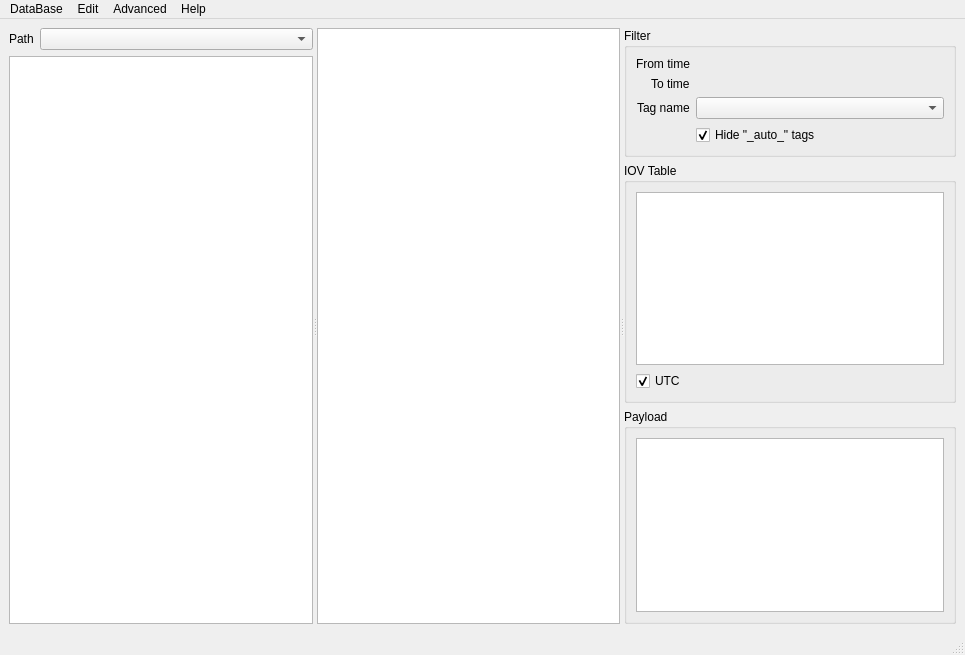
<ui version="4.0" >
 <author>Marco Clemencic</author>
 <class>MainWindow</class>
 <widget class="QMainWindow" name="MainWindow" >
  <property name="geometry" >
   <rect>
    <x>0</x>
    <y>0</y>
    <width>965</width>
    <height>655</height>
   </rect>
  </property>
  <property name="windowTitle" >
   <string comment="Browser for LHCb Conditions Database" >CondDBBrowser</string>
  </property>
  <property name="windowIcon" >
   <iconset resource="../../../qt_resources/Resources.qrc" >
    <normaloff>:/icons/icon.png</normaloff>:/icons/icon.png</iconset>
  </property>
  <widget class="QWidget" name="mainPanel" >
   <layout class="QVBoxLayout" name="mainPanelLayout" >
    <property name="margin" >
     <number>9</number>
    </property>
    <item>
     <widget class="QSplitter" name="mainWidget" >
      <property name="orientation" >
       <enum>Qt::Horizontal</enum>
      </property>
      <widget class="QWidget" native="1" name="browsePanel" >
       <layout class="QVBoxLayout" name="browsePanelLayout" >
        <property name="margin" >
         <number>0</number>
        </property>
        <item>
         <widget class="QWidget" native="1" name="pathPanel" >
          <layout class="QHBoxLayout" name="horizontalLayout" >
           <property name="margin" >
            <number>0</number>
           </property>
           <item>
            <widget class="QLabel" name="pathLabel" >
             <property name="sizePolicy" >
              <sizepolicy vsizetype="Preferred" hsizetype="Minimum" >
               <horstretch>0</horstretch>
               <verstretch>0</verstretch>
              </sizepolicy>
             </property>
             <property name="text" >
              <string>Path</string>
             </property>
            </widget>
           </item>
           <item>
            <widget class="QComboBox" name="pathComboBox" >
             <property name="sizePolicy" >
              <sizepolicy vsizetype="Fixed" hsizetype="Expanding" >
               <horstretch>0</horstretch>
               <verstretch>0</verstretch>
              </sizepolicy>
             </property>
             <property name="editable" >
              <bool>false</bool>
             </property>
             <property name="insertPolicy" >
              <enum>QComboBox::NoInsert</enum>
             </property>
            </widget>
           </item>
          </layout>
         </widget>
        </item>
        <item>
         <widget class="QTreeView" name="hierarchyTreeView" >
          <property name="editTriggers" >
           <set>QAbstractItemView::NoEditTriggers</set>
          </property>
          <property name="showDropIndicator" stdset="0" >
           <bool>false</bool>
          </property>
          <property name="headerHidden" >
           <bool>true</bool>
          </property>
         </widget>
        </item>
       </layout>
      </widget>
      <widget class="QTextEdit" name="dataView" >
       <property name="acceptDrops" >
        <bool>false</bool>
       </property>
       <property name="undoRedoEnabled" >
        <bool>false</bool>
       </property>
       <property name="acceptRichText" >
        <bool>false</bool>
       </property>
       <property name="textInteractionFlags" >
        <set>Qt::TextSelectableByKeyboard|Qt::TextSelectableByMouse</set>
       </property>
      </widget>
      <widget class="QWidget" native="1" name="filterPanel" >
       <layout class="QVBoxLayout" name="filterPanelLayout" >
        <property name="margin" >
         <number>0</number>
        </property>
        <item>
         <widget class="QGroupBox" name="iovTagFilterGroupBox" >
          <property name="sizePolicy" >
           <sizepolicy vsizetype="Minimum" hsizetype="Preferred" >
            <horstretch>0</horstretch>
            <verstretch>0</verstretch>
           </sizepolicy>
          </property>
          <property name="title" >
           <string>Filter</string>
          </property>
          <layout class="QFormLayout" name="iovTagFilterLayout" >
           <property name="fieldGrowthPolicy" >
            <enum>QFormLayout::ExpandingFieldsGrow</enum>
           </property>
           <property name="labelAlignment" >
            <set>Qt::AlignBottom|Qt::AlignRight|Qt::AlignTrailing</set>
           </property>
           <property name="formAlignment" >
            <set>Qt::AlignLeading|Qt::AlignLeft|Qt::AlignTop</set>
           </property>
           <item row="0" column="0" >
            <widget class="QLabel" name="sinceLabel" >
             <property name="text" >
              <string>From time</string>
             </property>
            </widget>
           </item>
           <item row="1" column="0" >
            <widget class="QLabel" name="untilLabel" >
             <property name="text" >
              <string>To time</string>
             </property>
            </widget>
           </item>
           <item row="2" column="0" >
            <widget class="QLabel" name="tagLabel" >
             <property name="text" >
              <string>Tag name</string>
             </property>
            </widget>
           </item>
           <item row="2" column="1" >
            <widget class="QComboBox" name="tagComboBox" >
             <property name="sizePolicy" >
              <sizepolicy vsizetype="Fixed" hsizetype="Expanding" >
               <horstretch>0</horstretch>
               <verstretch>0</verstretch>
              </sizepolicy>
             </property>
            </widget>
           </item>
           <item row="3" column="1" >
            <widget class="QCheckBox" name="hideAutoCheckBox" >
             <property name="toolTip" >
              <string>If checked, the special tags starting with "_auto_" are not displayed.</string>
             </property>
             <property name="text" >
              <string>Hide "_auto_" tags</string>
             </property>
             <property name="checked" >
              <bool>true</bool>
             </property>
            </widget>
           </item>
           <item row="0" column="1" >
            <widget class="TimePointEdit" native="1" name="sinceFilterWidget" >
             <property name="sizePolicy" >
              <sizepolicy vsizetype="Minimum" hsizetype="MinimumExpanding" >
               <horstretch>0</horstretch>
               <verstretch>0</verstretch>
              </sizepolicy>
             </property>
            </widget>
           </item>
           <item row="1" column="1" >
            <widget class="TimePointEdit" native="1" name="untilFilterWidget" >
             <property name="sizePolicy" >
              <sizepolicy vsizetype="Minimum" hsizetype="MinimumExpanding" >
               <horstretch>0</horstretch>
               <verstretch>0</verstretch>
              </sizepolicy>
             </property>
            </widget>
           </item>
          </layout>
         </widget>
        </item>
        <item>
         <widget class="QGroupBox" name="iovTableGroupBox" >
          <property name="sizePolicy" >
           <sizepolicy vsizetype="Expanding" hsizetype="Expanding" >
            <horstretch>0</horstretch>
            <verstretch>0</verstretch>
           </sizepolicy>
          </property>
          <property name="title" >
           <string>IOV Table</string>
          </property>
          <layout class="QVBoxLayout" name="verticalLayout" >
           <item>
            <widget class="QTableView" name="iovView" >
             <property name="enabled" >
              <bool>true</bool>
             </property>
             <property name="editTriggers" >
              <set>QAbstractItemView::NoEditTriggers</set>
             </property>
             <property name="selectionMode" >
              <enum>QAbstractItemView::SingleSelection</enum>
             </property>
             <property name="selectionBehavior" >
              <enum>QAbstractItemView::SelectRows</enum>
             </property>
            </widget>
           </item>
           <item>
            <widget class="QCheckBox" name="iovUTCCheckBox" >
             <property name="toolTip" >
              <string>Show the IoVs as UTC</string>
             </property>
             <property name="text" >
              <string>UTC</string>
             </property>
             <property name="checked" >
              <bool>true</bool>
             </property>
            </widget>
           </item>
          </layout>
         </widget>
        </item>
        <item>
         <widget class="QGroupBox" name="payloadGroupBox" >
          <property name="sizePolicy" >
           <sizepolicy vsizetype="Expanding" hsizetype="Expanding" >
            <horstretch>0</horstretch>
            <verstretch>0</verstretch>
           </sizepolicy>
          </property>
          <property name="title" >
           <string>Payload</string>
          </property>
          <layout class="QVBoxLayout" name="verticalLayout_2" >
           <item>
            <widget class="QListView" name="fieldsView" />
           </item>
          </layout>
         </widget>
        </item>
       </layout>
      </widget>
     </widget>
    </item>
   </layout>
  </widget>
  <widget class="QMenuBar" name="menubar" >
   <property name="geometry" >
    <rect>
     <x>0</x>
     <y>0</y>
     <width>965</width>
     <height>29</height>
    </rect>
   </property>
   <widget class="QMenu" name="menuDataBase" >
    <property name="title" >
     <string>DataBase</string>
    </property>
    <widget class="QMenu" name="menuRecent" >
     <property name="title" >
      <string>Recent</string>
     </property>
    </widget>
    <widget class="QMenu" name="menuStandard" >
     <property name="title" >
      <string>Standard</string>
     </property>
    </widget>
    <addaction name="actionNew" />
    <addaction name="actionOpen" />
    <addaction name="menuRecent" />
    <addaction name="menuStandard" />
    <addaction name="separator" />
    <addaction name="actionRead_Only" />
    <addaction name="separator" />
    <addaction name="actionSlice" />
    <addaction name="actionDump_to_files" />
    <addaction name="actionClose" />
    <addaction name="separator" />
    <addaction name="actionQuit" />
   </widget>
   <widget class="QMenu" name="menuEdit" >
    <property name="title" >
     <string>Edit</string>
    </property>
    <addaction name="actionAdd_Condition" />
    <addaction name="actionNew_Tag" />
   </widget>
   <widget class="QMenu" name="menuAdvanced" >
    <property name="enabled" >
     <bool>true</bool>
    </property>
    <property name="title" >
     <string>Advanced</string>
    </property>
    <addaction name="actionNew_Node" />
    <addaction name="actionDelete_Node" />
    <addaction name="actionDelete_Tag" />
   </widget>
   <widget class="QMenu" name="menuHelp" >
    <property name="title" >
     <string>Help</string>
    </property>
    <addaction name="actionAbout" />
    <addaction name="actionAbout_Qt" />
   </widget>
   <addaction name="menuDataBase" />
   <addaction name="menuEdit" />
   <addaction name="menuAdvanced" />
   <addaction name="menuHelp" />
  </widget>
  <widget class="QStatusBar" name="statusbar" />
  <action name="actionNew" >
   <property name="text" >
    <string>New</string>
   </property>
  </action>
  <action name="actionOpen" >
   <property name="text" >
    <string>Open</string>
   </property>
  </action>
  <action name="actionSlice" >
   <property name="text" >
    <string>Slice</string>
   </property>
  </action>
  <action name="actionClose" >
   <property name="text" >
    <string>Close</string>
   </property>
  </action>
  <action name="actionAdd_Condition" >
   <property name="text" >
    <string>Add Condition</string>
   </property>
  </action>
  <action name="actionNew_Tag" >
   <property name="text" >
    <string>New Tag</string>
   </property>
  </action>
  <action name="actionNew_Node" >
   <property name="text" >
    <string>New Node</string>
   </property>
  </action>
  <action name="actionDelete_Node" >
   <property name="text" >
    <string>Delete Node</string>
   </property>
  </action>
  <action name="actionDelete_Tag" >
   <property name="text" >
    <string>Delete Tag</string>
   </property>
  </action>
  <action name="actionAbout" >
   <property name="text" >
    <string>About</string>
   </property>
  </action>
  <action name="actionQuit" >
   <property name="text" >
    <string>Quit</string>
   </property>
  </action>
  <action name="actionAbout_Qt" >
   <property name="text" >
    <string>About Qt</string>
   </property>
  </action>
  <action name="actionDump_to_files" >
   <property name="text" >
    <string>Dump to files</string>
   </property>
  </action>
  <action name="actionRead_Only" >
   <property name="checkable" >
    <bool>true</bool>
   </property>
   <property name="checked" >
    <bool>true</bool>
   </property>
   <property name="enabled" >
    <bool>false</bool>
   </property>
   <property name="text" >
    <string>Read Only</string>
   </property>
   <property name="statusTip" >
    <string>Change the opening mode of the database (re-opens it)</string>
   </property>
  </action>
 </widget>
 <customwidgets>
  <customwidget>
   <class>TimePointEdit</class>
   <extends>QWidget</extends>
   <header>CondDBUI/Browser/Widgets.h</header>
   <container>1</container>
   <slots>
    <slot>setMinimumDateTime(QDateTime)</slot>
    <slot>setMaximumDateTime(QDateTime)</slot>
    <slot>resetMinimumDateTime()</slot>
    <slot>resetMaximumDateTime()</slot>
    <signal>dateTimeChanged(QDateTime)</signal>
    <signal>dateChanged(QDate)</signal>
    <signal>timeChanged(QTime)</signal>
    <signal>maxChanged(bool)</signal>
    <signal>maxChecked()</signal>
    <signal>maxUnchecked()</signal>
    <signal>validityKeyChanged(cool::ValidityKey)</signal>
   </slots>
  </customwidget>
 </customwidgets>
 <resources>
  <include location="../../../qt_resources/Resources.qrc" />
 </resources>
 <connections>
  <connection>
   <sender>actionQuit</sender>
   <signal>triggered()</signal>
   <receiver>MainWindow</receiver>
   <slot>close()</slot>
   <hints>
    <hint type="sourcelabel" >
     <x>-1</x>
     <y>-1</y>
    </hint>
    <hint type="destinationlabel" >
     <x>451</x>
     <y>336</y>
    </hint>
   </hints>
  </connection>
  <connection>
   <sender>actionAbout_Qt</sender>
   <signal>triggered()</signal>
   <receiver>MainWindow</receiver>
   <slot>aboutQt()</slot>
   <hints>
    <hint type="sourcelabel" >
     <x>-1</x>
     <y>-1</y>
    </hint>
    <hint type="destinationlabel" >
     <x>451</x>
     <y>336</y>
    </hint>
   </hints>
  </connection>
  <connection>
   <sender>actionClose</sender>
   <signal>triggered()</signal>
   <receiver>MainWindow</receiver>
   <slot>closeDatabase()</slot>
   <hints>
    <hint type="sourcelabel" >
     <x>-1</x>
     <y>-1</y>
    </hint>
    <hint type="destinationlabel" >
     <x>451</x>
     <y>336</y>
    </hint>
   </hints>
  </connection>
  <connection>
   <sender>actionAbout</sender>
   <signal>triggered()</signal>
   <receiver>MainWindow</receiver>
   <slot>aboutDialog()</slot>
   <hints>
    <hint type="sourcelabel" >
     <x>-1</x>
     <y>-1</y>
    </hint>
    <hint type="destinationlabel" >
     <x>482</x>
     <y>327</y>
    </hint>
   </hints>
  </connection>
  <connection>
   <sender>pathComboBox</sender>
   <signal>currentIndexChanged(QString)</signal>
   <receiver>MainWindow</receiver>
   <slot>selectedPath(QString)</slot>
   <hints>
    <hint type="sourcelabel" >
     <x>187</x>
     <y>48</y>
    </hint>
    <hint type="destinationlabel" >
     <x>482</x>
     <y>327</y>
    </hint>
   </hints>
  </connection>
  <connection>
   <sender>actionRead_Only</sender>
   <signal>triggered(bool)</signal>
   <receiver>MainWindow</receiver>
   <slot>reopenDatabase(bool)</slot>
   <hints>
    <hint type="sourcelabel" >
     <x>-1</x>
     <y>-1</y>
    </hint>
    <hint type="destinationlabel" >
     <x>482</x>
     <y>327</y>
    </hint>
   </hints>
  </connection>
  <connection>
   <sender>sinceFilterWidget</sender>
   <signal>dateTimeChanged(QDateTime)</signal>
   <receiver>untilFilterWidget</receiver>
   <slot>setMinimumDateTime(QDateTime)</slot>
   <hints>
    <hint type="sourcelabel" >
     <x>851</x>
     <y>72</y>
    </hint>
    <hint type="destinationlabel" >
     <x>851</x>
     <y>95</y>
    </hint>
   </hints>
  </connection>
  <connection>
   <sender>untilFilterWidget</sender>
   <signal>maxChecked()</signal>
   <receiver>sinceFilterWidget</receiver>
   <slot>resetMaximumDateTime()</slot>
   <hints>
    <hint type="sourcelabel" >
     <x>851</x>
     <y>95</y>
    </hint>
    <hint type="destinationlabel" >
     <x>851</x>
     <y>72</y>
    </hint>
   </hints>
  </connection>
  <connection>
   <sender>untilFilterWidget</sender>
   <signal>dateTimeChanged(QDateTime)</signal>
   <receiver>sinceFilterWidget</receiver>
   <slot>setMaximumDateTime(QDateTime)</slot>
   <hints>
    <hint type="sourcelabel" >
     <x>851</x>
     <y>95</y>
    </hint>
    <hint type="destinationlabel" >
     <x>851</x>
     <y>72</y>
    </hint>
   </hints>
  </connection>
 </connections>
 <slots>
  <slot>aboutQt()</slot>
  <slot>openStandardDatabase()</slot>
  <slot>closeDatabase()</slot>
  <slot>aboutDialog()</slot>
  <slot>selectedItem(QModelIndex)</slot>
  <slot>selectedPath(QString)</slot>
  <slot>testSlot()</slot>
  <slot>reopenDatabase(bool)</slot>
  <slot>sinceChanged(QDateTime)</slot>
  <slot>untilChanged(QDateTime)</slot>
  <signal>openedDB(P*)</signal>
 </slots>
</ui>
